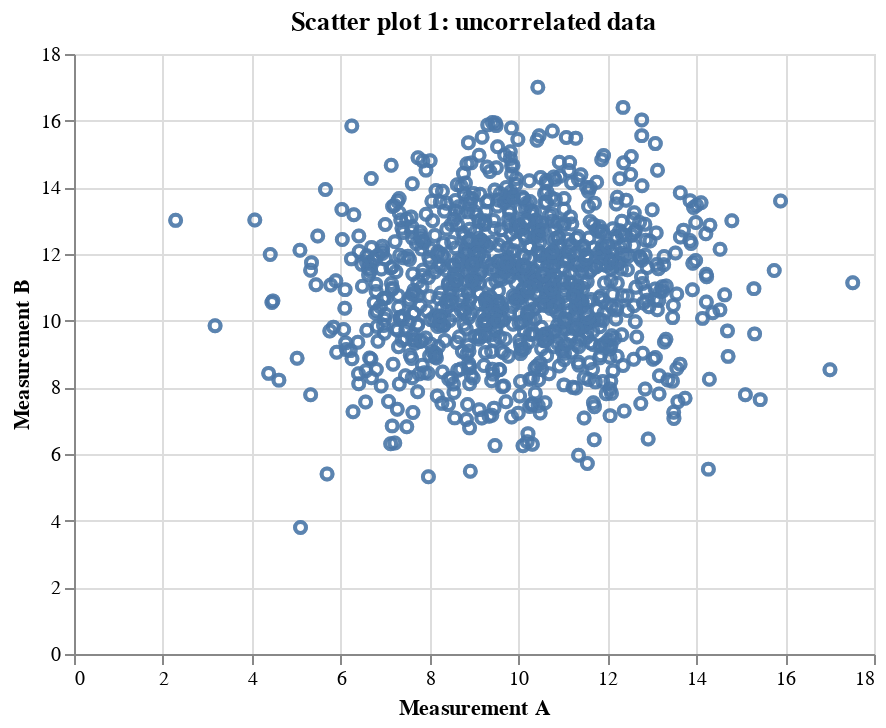

Notebook code cell kept with this figure:
### Markdown cell above
#### Scatter plots

A useful tool for determining whether there are hidden structures
between the results of the two methods is to plot a scatter plot of the
results, where we plot dots (or other symbols) in a graph whose x- and
y-axis correspond to the evaluation results of two methods. Scatter
plots 1-3 below illustrate different typical scenarios. Plot 1
shows measurements in a circular area, indicating that the measurements
are uncorrelated. In speech and audio experiments, this is highly
unusual. Scatter plot 2 is much more common, where measurements form a
tight band. This means that measurements are correlated. For example, in
a speech coding scenario, it could be that some speech samples are easy
to encode with high quality, such that methods A and B both give high
scores. Our objective is, however, to determine whether A or B is better; therefore, we want to cancel out the effect of these correlations. We can then take the difference between A and B to get the relative quality
of the two methods.

Another typical scenario is illustrated in Scatter Plot 3, where the
scatter plot seems to form two distinctive groups. This would indicate
the existence of some underlying categories in the data (such as
male/female, voiced/unvoiced, speech/silence) where performance is
different. Typically, we would then like to determine the underlying categories
to improve performance based on that information.
For example, if performance is bad for unvoiced sounds, we could have a
detector for unvoiced sounds and perform different processing for such
sounds. See also the section "Parallel plots" below.

### Code cell
import pandas as pd
import altair as alt
import numpy as np

df = pd.read_pickle('example6.pkl')
selection = alt.selection_interval(bind='scales')

alt.Chart(df).transform_fold(
    ['Measurement A', 'Measurement B'],
    as_=['Experiment', 'Measurement']
).mark_point().encode(
    x='Measurement A',
    y='Measurement B'
).properties(
    title=['Scatter plot 1: uncorrelated data'
          ]
).add_selection(
    selection
)

### Figure 1 — Vega-Lite specification as saved in the notebook (floating-point values rounded to 4 significant figures; data arrays with more than 128 entries replaced by an {"elided": "..."} marker saying what was removed)
{"config": {"view": {"continuousWidth": 400, "continuousHeight": 300}}, "data": {"name": "data-9af46a8981f3fd14d858244d89689686"}, "mark": "point", "encoding": {"x": {"field": "Measurement A", "type": "quantitative"}, "y": {"field": "Measurement B", "type": "quantitative"}}, "selection": {"selector021": {"type": "interval", "bind": "scales"}}, "title": ["Scatter plot 1: uncorrelated data"], "transform": [{"fold": ["Measurement A", "Measurement B"], "as": ["Experiment", "Measurement"]}], "$schema": "https://vega.github.io/schema/vega-lite/v4.17.0.json", "datasets": {"data-9af46a8981f3fd14d858244d89689686": {"elided": "1000 records"}}}
